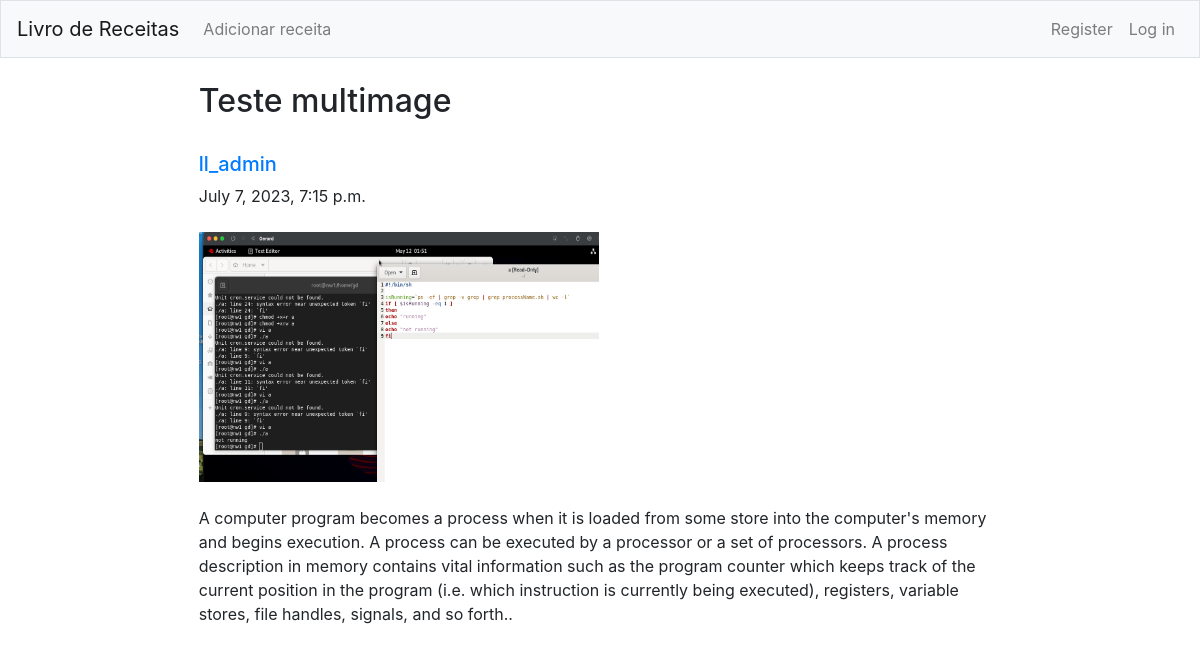
The app's page /blog/Testemultimage/ with its own data.
### learning_logs/models.py (models this page shows, shortened)
class BlogPost(models.Model):
    title=models.CharField(max_length=255)
    author= models.ForeignKey(User, on_delete=models.CASCADE)
    slug=models.CharField(max_length=130)
    content=models.TextField()
    image = models.ImageField(upload_to="profile_pics", blank=True, null=True)
    dateTime=models.DateTimeField(auto_now_add=True)

### learning_logs/views.py (the view)
# urls.py: path("blog/<str:slug>/", views.blogs_comments, name="blogs_comments"),
def blogs_comments(request, slug):
    post = BlogPost.objects.filter(slug=slug).first()
    comments = Comment.objects.filter(blog=post)
    if request.method=="POST":
        user = request.user
        content = request.POST.get('content','')
        blog_id =request.POST.get('blog_id','')
        comment = Comment(user = user, content = content, blog=post)
        comment.save()
    return render(request, "blog_comments.html", {'post':post, 'comments':comments})

### learning_logs/templates/blog_comments.html (shortened to what this page needs)
{% extends "learning_logs/base.html" %}
{% block content %}
{% load humanize %}
<div class="container w-75 my-4">
      <h2 class="blog-post-title">{{post.title}}</h2>
      <br>
      <div class="media">
            <div class="media-body">
                  <h5 class="mt-0"><a href="/user_profile/{{post.author.id}}/">{{post.author}}
                        </a></h5>
                  {{post.dateTime}}
            </div>
      </div>
      <br>
      <img src="/media/{{post.image}}" alt="" height="250px" width="400px">
      <br>
      <br>
      <p>{{post.content}}.</p>
      <br>
      {% endblock %}

### records on screen
BlogPost: title "Teste multimage", author "ll_admin", dateTime "July 7, 2023, 7:15 p.m.", image (picture), content "A computer program becomes a process when it is loaded from some store into the computer's memory and begins execution. A process can be executed by a processor or a set of processors. A process description in memory contains vital information such as the program counter which keeps track of the current position in the program (i.e. which instruction is currently being executed), registers, variable stores, file handles, signals, and so forth."
